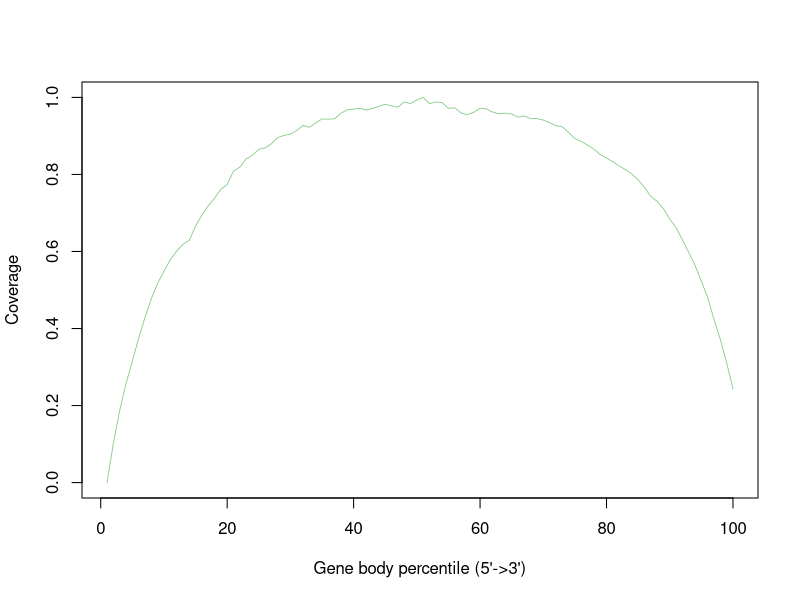

This chart was generated by the following R code:
MI_24Hr_SRR12108298.gencode.Aligned.sortedByCoord.out <- c(0.0,0.10215480581262584,0.18704092684865592,0.2574369471275155,0.3148497238608311,0.37487624050250146,0.42858862090203104,0.47709020815867104,0.5173495898617838,0.5487695853513253,0.5787605947737338,0.6009457804458477,0.6182382310912174,0.6289783811499242,0.6658948658644254,0.694378512418425,0.7186727925300335,0.7381597936111277,0.7612126863218829,0.774060413849737,0.8088637588704841,0.8188449180987709,0.840230660397871,0.8500515264261291,0.8654730469765264,0.8690333763815807,0.8796683498295431,0.89586757051131,0.9014747985716207,0.9047180811740946,0.914105093683032,0.9275960166381307,0.922370559448551,0.9334090470088884,0.9441087445250012,0.9434893149665305,0.9444348931496653,0.9590377553693166,0.9677962364976997,0.9697940864450609,0.971741876370962,0.9670984301379533,0.9713358339746747,0.9765587628803424,0.9822984730176484,0.9779867376339105,0.9746483915563408,0.9882733135587821,0.9841127695529893,0.9936823241603822,1.0,0.983932755738446,0.9880316096167829,0.9866531892278925,0.9715886623658871,0.97305304440779,0.9595332990160931,0.9552655557724261,0.9614229384120152,0.9722010127294038,0.9698856103226798,0.9619210103427038,0.9574990417803974,0.9589983141402874,0.9567617941916217,0.9488740540425743,0.95186956482166,0.944764075715024,0.9451564653781858,0.9410874452500119,0.9343156896197764,0.9266656081584688,0.923617509074011,0.9093402898222415,0.8928351467871074,0.8856416734003295,0.8761793180308107,0.8658113313639687,0.8517287899734328,0.8428580530393512,0.8331115185581096,0.8219870693447598,0.8125014537632494,0.8012672770281135,0.7861385317547402,0.7667450771783947,0.7426889614113084,0.7302088463642772,0.7109635492251821,0.6837632595849772,0.6623886417350905,0.6302556701823298,0.5977237354282356,0.5640469937187315,0.5228779354640362,0.4803572566299189,0.424055407847591,0.371421593364974,0.3112226477604967,0.2436603280903467)


pdf("/athena/angsd/scratch/pes4008/project/QC/rseqc/MI_24Hr_SRR12108298.geneBodyCoverage.curves.pdf")
x=1:100
icolor = colorRampPalette(c("#7fc97f","#beaed4","#fdc086","#ffff99","#386cb0","#f0027f"))(1)
plot(x,MI_24Hr_SRR12108298.gencode.Aligned.sortedByCoord.out,type='l',xlab="Gene body percentile (5'->3')", ylab="Coverage",lwd=0.8,col=icolor[1])
dev.off()
